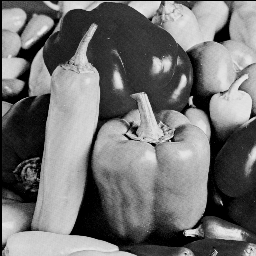
#> input picture DatasetImages/peppers.pgm, 256 x 256 px, found by its file name
$ python Question2.py
#> lines starting #> are read from the running program, lines starting #| are printed output that depends on the picture; after the words box and inside, x2 and y2 are one past the last pixel; in counts of white or black regions, pixels touching at a corner belong together
#import all the libraries here
from PIL import Image # library for importing Image
import numpy as np    # library for math operations
import matplotlib.pyplot as plt # library for displaying the image

# define function to import image

def importImage(imagePath):

    """ this function takes in the image path as input and returns the image in array format """
    image = Image.open(imagePath)
#> image is the input picture: PIL image 256x256 L; min 0, max 236, mean 114.6
    image = np.array(image) # convert opened Image to numpy array
    return image  # returns the numpy array of image


# defination of quantization logic
def quantization(image, quantizationFactor):
    """ Main Logic"""
#> called with quantizationFactor = 128

    # make array of zeros with same shape as orignal Image
    qunatizedImageArray = np.zeros((image.shape[0],image.shape[1]),dtype=int)

    for i in range(image.shape[0]):
        for j in range(image.shape[1]):
            qunatizedImageArray[i][j] = (image[i][j] / 256) * quantizationFactor
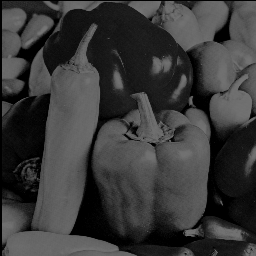
#> qunatizedImageArray: shape (256, 256) int64; min 0, max 118, mean 57.1
#> call 3 of quantization, with quantizationFactor = 8
#> after the loop in quantization (call 3), `for i in range(image.shape[0]):`:
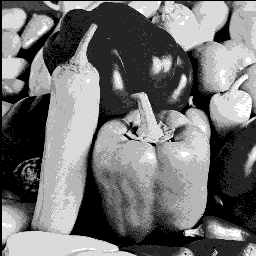
#> qunatizedImageArray: shape (256, 256) int64; min 0, max 7, mean 3.13; drawn with min black and max white
#> call 4 of quantization, with quantizationFactor = 2
#> after the loop in quantization (call 4), `for i in range(image.shape[0]):`:
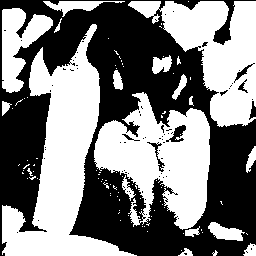
#> qunatizedImageArray: shape (256, 256) int64; values 0 (black) and 1 (white), 49.9% white; 94 white regions (76 under 20 px), largest, box (x1, y1, x2, y2) and area: (2, 24, 137, 256) 11695, (94, 92, 210, 230) 8914, (128, 1, 256, 127) 7577

    # return Quantized
    return qunatizedImageArray


# define function to plot the image

def plotting(orignalImage,quantizedImage1 ,quantizedImage2,quantizedImage3,quantizedImage4):
    """ Logic For Plotting the orignal Image and Qunatized image"""

    # Create subplots with 1 row and 2 columns
    fig, axes = plt.subplots(1, 5, figsize=(11,11))

    # Plot the first image on the left subplot
    axes[0].imshow(orignalImage, cmap='gray')
    axes[0].set_title('Orignal Image')

    # Plot the second image on the right subplot
    axes[1].imshow(quantizedImage1, cmap='gray')
    axes[1].set_title('Quantized Image L=128')

    axes[2].imshow(quantizedImage2, cmap='gray')
    axes[2].set_title('Quantized Image L=32')

    axes[3].imshow(quantizedImage3, cmap='gray')
    axes[3].set_title('Quantized Image L=8')

    axes[4].imshow(quantizedImage4, cmap='gray')
    axes[4].set_title('Quantized Image L=2')

    # Adjust spacing between subplots
    plt.tight_layout()

    # Show the plot
    plt.show()
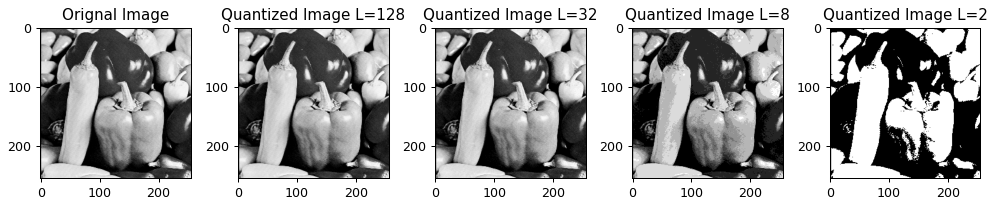
#> figure drawn by matplotlib, 5 panels


# code Starts Here

#defination of parameters
qunatizationFactor = 4
imagePath = '/home/pratik/courses/674/program/database/pgm/peppers.pgm' # Image Path

# calling the import Image Function
image = importImage(imagePath)

# calling the Qunatization Function
quantizedImage1 = quantization(image, 128)

quantizedImage2 = quantization(image, 32)

quantizedImage3 = quantization(image, 8)

quantizedImage4 = quantization(image, 2)


plotting(image,quantizedImage1 ,quantizedImage2,quantizedImage3,quantizedImage4)

$ run again, with DatasetImages/boat.pgm copied over DatasetImages/peppers.pgm
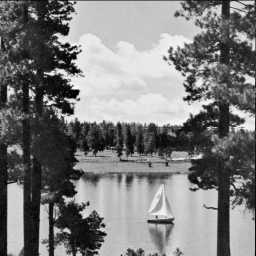
#> input picture DatasetImages/boat.pgm, 256 x 256 px, found by its file name
#> in importImage, image is the input picture: PIL image 256x256 L; min 0, max 246, mean 124.3
#> after the loop in quantization, `for i in range(image.shape[0]):`:
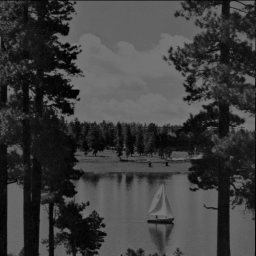
#> qunatizedImageArray: shape (256, 256) int64; min 0, max 123, mean 61.9
#> after the loop in quantization (call 4), `for i in range(image.shape[0]):`:
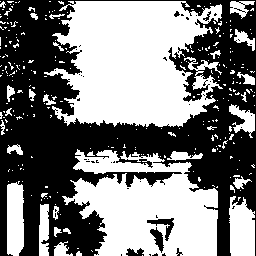
#> qunatizedImageArray: shape (256, 256) int64; values 0 (black) and 1 (white), 49.4% white; 279 white regions (246 under 20 px), largest, box (x1, y1, x2, y2) and area: (44, 1, 223, 127) 15745, (62, 149, 218, 256) 10595, (229, 196, 255, 256) 1289
